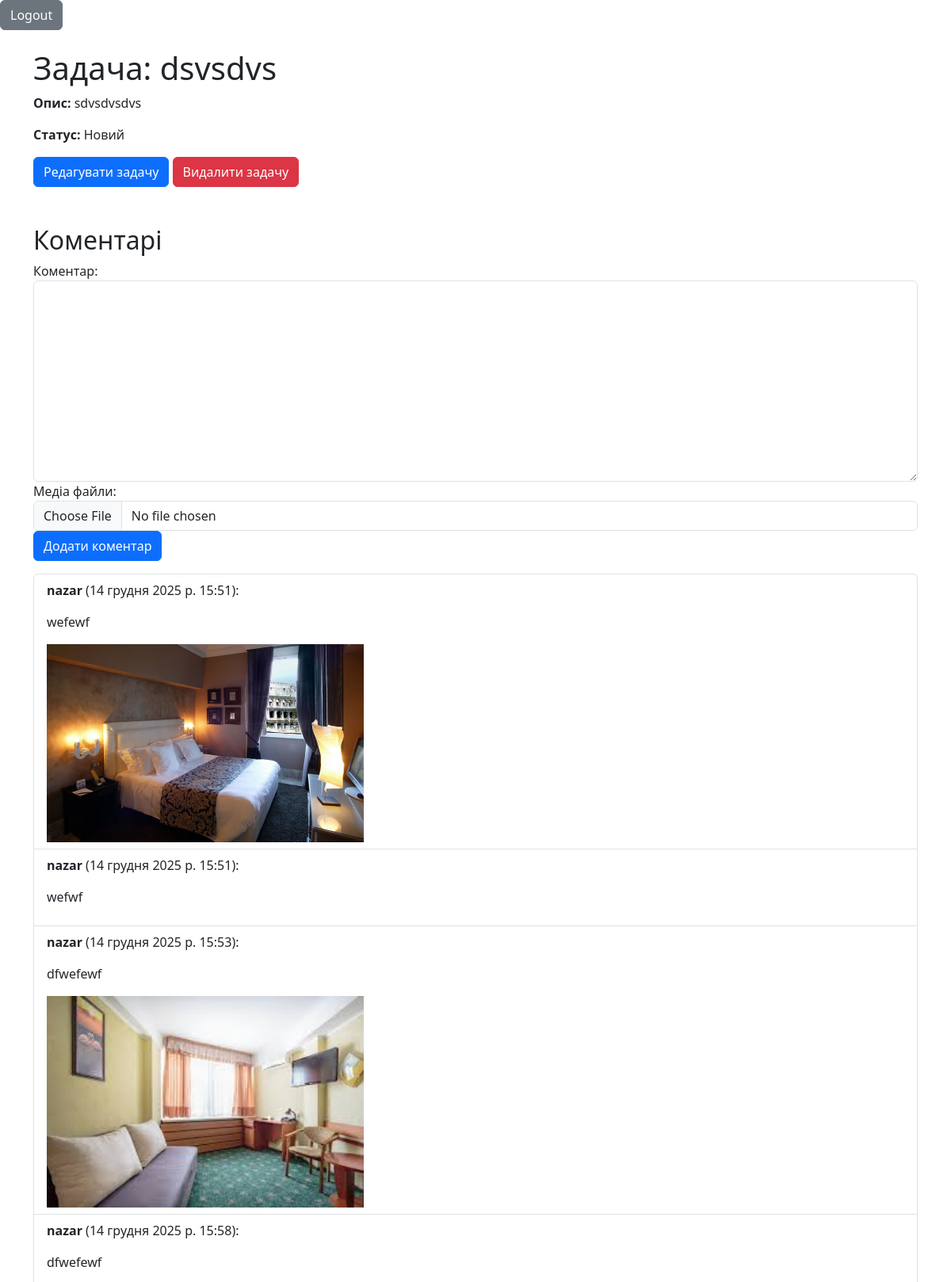
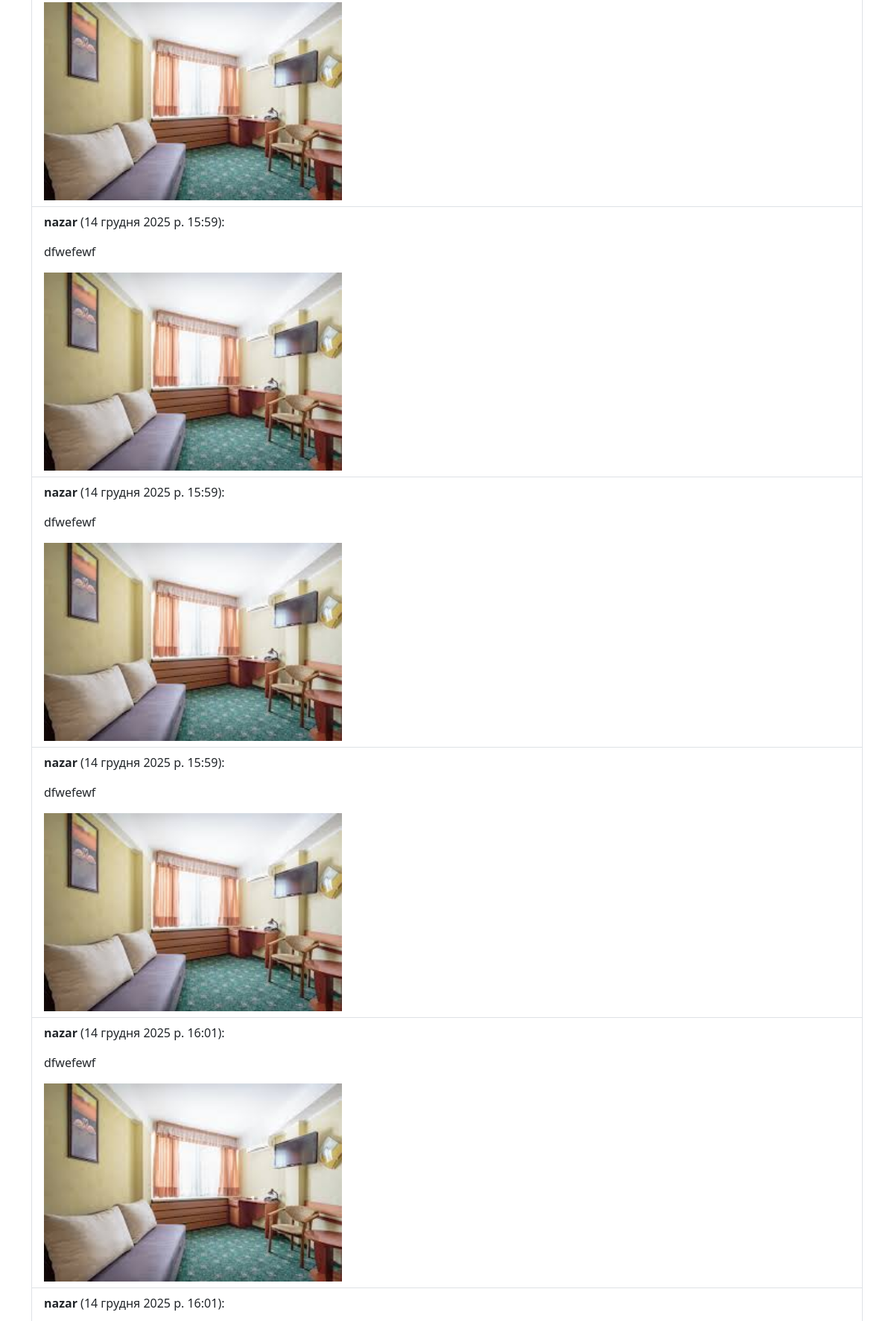
/task/11/ (signed in, upper part), run on the app's committed database (2 pictures, top to bottom).
### tast_tracer_app/models.py (models this page shows, shortened)
class Task(models.Model):
    STATUS_CHOICES = [
        ('Новий', 'Новий'),
        ('В процесі', 'В процесі'),
        ('Завершено', 'Завершено'),
    ]
    PRIORITY_CHOICES = [
        ('Низький', 'Низький'),
        ('Середній', 'Середній'),
        ('Високий', 'Високий'),
    ]
    title = models.CharField(max_length=200, verbose_name='Назва завдання')
    description = models.TextField(verbose_name='Опис завдання', blank=True, null=True)
    deadline = models.DateTimeField(verbose_name='Крайній термін', blank=True, null=True)
    status = models.CharField(choices=STATUS_CHOICES, max_length=50, default='Новий' ,verbose_name='Статус завдання')
    priority = models.CharField(choices=PRIORITY_CHOICES, max_length=50, default='Низький' ,verbose_name='Пріоритет завдання')
    author = models.ForeignKey(User, on_delete=models.CASCADE)
    createde_at = models.DateTimeField(auto_now_add=True)
    update_at = models.DateTimeField(auto_now=True)

class Comment(models.Model):
    content = models.TextField(verbose_name='Коментар')
    author = models.ForeignKey(User, on_delete=models.CASCADE)
    task = models.ForeignKey(Task, on_delete=models.CASCADE, related_name='comments')
    media = models.FileField(upload_to='comments_media/', blank=True, null=True, verbose_name='Медіа файли')
    created_at = models.DateTimeField(auto_now_add=True)

### tast_tracer_app/views.py (the view, shortened to what this page needs)
# urls.py: path('task/<int:pk>/', TaskDetailView.as_view(), name='task_detail'),
class TaskDetailView(AuthorRequiredMixin,DetailView):
    model = Task
    template_name = 'task_detail.html'
    context_object_name = 'task'
    def get_context_data(self, **kwargs):
        context = super().get_context_data(**kwargs)
        context['comment_form'] = CommentForm()
        return context

### tast_tracer_app/forms.py
class CommentForm(forms.ModelForm):
    class Meta:
        model = Comment
        fields = ['content', 'media'] # Поля для форми
    def __init__(self, *args, **kwargs):
        super().__init__(*args, **kwargs)
        for field in self.fields.values():
            field.widget.attrs.update({"class": "form-control"})  # Додаємо клас Bootstrap для стилізації

### tast_tracer_app/mixins.py (called while the page is built)
    def dispatch(self, request, *args, **kwargs):
        obj = self.get_object()
        if obj.author != request.user:
            return self.handle_no_permission()
        return super().dispatch(request, *args, **kwargs)

### templates/task_detail.html (shortened to what this page needs)
{% extends 'base.html' %}
{% block content %}
<h1>Задача: {{task.title}}</h1>
<p><strong>Опис:</strong> {{task.description}}</p>
<p><strong>Статус:</strong> {{task.status}}</p>
<a href="{% url 'task_update' task.id %}" class="btn btn-primary">Редагувати задачу</a>
<a href="{% url 'task_delete' task.id %}" class="btn btn-danger">Видалити задачу</a>
<h2 class="mt-5">Коментарі</h2>
<form action="" method="post" enctype="multipart/form-data">
        {{comment_form.as_div}}
        <button type="submit" class="btn btn-primary">Додати коментар</button>
    </form>
<ul class="list-group mt-3">
    {% for comment in task.comments.all %}
        <li class="list-group-item">
            <p><strong>{{ comment.author.username }}</strong> ({{ comment.created_at }}):</p>
            <p>{{ comment.content }}</p>
            {% if comment.media %}
                <img src="{{comment.media.url}}" alt="" style="width: 100%; max-width: 400px;">
            {% endif %}
        </li>
    {% empty %}
        <li class="list-group-item">Немає коментарів.</li>
    {% endfor %}
{% endblock content %}

### data on the page
Task: title "dsvsdvs", description "sdvsdvsdvs", status "Новий"
Comment: author.username "nazar", created_at "14 грудня 2025 р. 15:51", content "wefewf", media (picture)
Comment: author.username "nazar", created_at "14 грудня 2025 р. 15:51", content "wefwf"
Comment: author.username "nazar", created_at "14 грудня 2025 р. 15:53", content "dfwefewf", media (picture)
Comment: author.username "nazar", created_at "14 грудня 2025 р. 15:58", content "dfwefewf", media (picture)
Comment: author.username "nazar", created_at "14 грудня 2025 р. 15:59", content "dfwefewf", media (picture)
Comment: author.username "nazar", created_at "14 грудня 2025 р. 15:59", content "dfwefewf", media (picture)
Comment: author.username "nazar", created_at "14 грудня 2025 р. 15:59", content "dfwefewf", media (picture)
Comment: author.username "nazar", created_at "14 грудня 2025 р. 16:01", content "dfwefewf", media (picture)
Comment: author.username "nazar", created_at "14 грудня 2025 р. 16:01"
